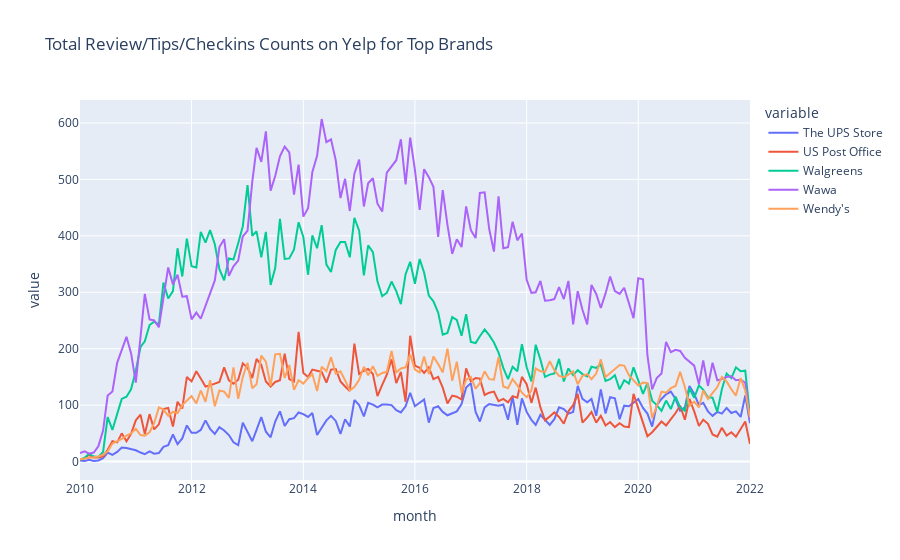

Notebook source saved alongside this figure:
### Code cell
real_final_table['2010':].iloc[:, 15:20].plot(title = 'Total Review/Tips/Checkins Counts on Yelp for Top Brands')

### Figure 1 — Plotly figure (JSON) as saved in the notebook; plotly's stock layout.template omitted (floating-point values rounded to 4 significant figures; data arrays with more than 128 entries replaced by an {"elided": "..."} marker saying what was removed)
{"data": [{"hovertemplate": "variable=The UPS Store<br>month=%{x}<br>value=%{y}<extra></extra>", "legendgroup": "The UPS Store", "line": {"color": "#636efa", "dash": "solid"}, "marker": {"symbol": "circle"}, "mode": "lines", "name": "The UPS Store", "orientation": "v", "showlegend": true, "type": "scatter", "x": {"elided": "145 str values"}, "xaxis": "x", "y": {"elided": "145 int values"}, "yaxis": "y"}, {"hovertemplate": "variable=US Post Office<br>month=%{x}<br>value=%{y}<extra></extra>", "legendgroup": "US Post Office", "line": {"color": "#EF553B", "dash": "solid"}, "marker": {"symbol": "circle"}, "mode": "lines", "name": "US Post Office", "orientation": "v", "showlegend": true, "type": "scatter", "x": {"elided": "145 str values"}, "xaxis": "x", "y": {"elided": "145 int values"}, "yaxis": "y"}, {"hovertemplate": "variable=Walgreens<br>month=%{x}<br>value=%{y}<extra></extra>", "legendgroup": "Walgreens", "line": {"color": "#00cc96", "dash": "solid"}, "marker": {"symbol": "circle"}, "mode": "lines", "name": "Walgreens", "orientation": "v", "showlegend": true, "type": "scatter", "x": {"elided": "145 str values"}, "xaxis": "x", "y": {"elided": "145 int values"}, "yaxis": "y"}, {"hovertemplate": "variable=Wawa<br>month=%{x}<br>value=%{y}<extra></extra>", "legendgroup": "Wawa", "line": {"color": "#ab63fa", "dash": "solid"}, "marker": {"symbol": "circle"}, "mode": "lines", "name": "Wawa", "orientation": "v", "showlegend": true, "type": "scatter", "x": {"elided": "145 str values"}, "xaxis": "x", "y": {"elided": "145 int values"}, "yaxis": "y"}, {"hovertemplate": "variable=Wendy's<br>month=%{x}<br>value=%{y}<extra></extra>", "legendgroup": "Wendy's", "line": {"color": "#FFA15A", "dash": "solid"}, "marker": {"symbol": "circle"}, "mode": "lines", "name": "Wendy's", "orientation": "v", "showlegend": true, "type": "scatter", "x": {"elided": "145 str values"}, "xaxis": "x", "y": {"elided": "145 int values"}, "yaxis": "y"}], "layout": {"legend": {"title": {"text": "variable"}, "tracegroupgap": 0}, "title": {"text": "Total Review/Tips/Checkins Counts on Yelp for Top Brands"}, "xaxis": {"anchor": "y", "domain": [0, 1], "title": {"text": "month"}}, "yaxis": {"anchor": "x", "domain": [0, 1], "title": {"text": "value"}}}}
